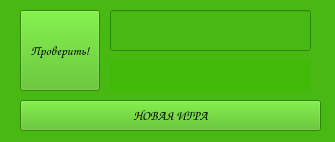
<?xml version="1.0" encoding="UTF-8"?>
<ui version="4.0">
 <class>MainWindow</class>
 <widget class="QMainWindow" name="MainWindow">
  <property name="geometry">
   <rect>
    <x>0</x>
    <y>0</y>
    <width>335</width>
    <height>142</height>
   </rect>
  </property>
  <property name="windowTitle">
   <string>Угадай число!</string>
  </property>
  <property name="styleSheet">
   <string notr="true">background-color: rgb(71, 185, 18);</string>
  </property>
  <widget class="QWidget" name="centralWidget">
   <widget class="QPushButton" name="quessButton">
    <property name="geometry">
     <rect>
      <x>20</x>
      <y>10</y>
      <width>80</width>
      <height>81</height>
     </rect>
    </property>
    <property name="font">
     <font>
      <family>Comic Sans MS</family>
      <pointsize>10</pointsize>
     </font>
    </property>
    <property name="text">
     <string>Проверить!</string>
    </property>
   </widget>
   <widget class="QPushButton" name="newGameButton">
    <property name="geometry">
     <rect>
      <x>20</x>
      <y>100</y>
      <width>301</width>
      <height>31</height>
     </rect>
    </property>
    <property name="font">
     <font>
      <family>Comic Sans MS</family>
      <pointsize>10</pointsize>
     </font>
    </property>
    <property name="text">
     <string>НОВАЯ ИГРА</string>
    </property>
   </widget>
   <widget class="QLineEdit" name="lineEdit">
    <property name="geometry">
     <rect>
      <x>110</x>
      <y>10</y>
      <width>201</width>
      <height>41</height>
     </rect>
    </property>
    <property name="font">
     <font>
      <family>Comic Sans MS</family>
      <pointsize>16</pointsize>
     </font>
    </property>
   </widget>
   <widget class="QLabel" name="resultLabel">
    <property name="geometry">
     <rect>
      <x>110</x>
      <y>60</y>
      <width>201</width>
      <height>31</height>
     </rect>
    </property>
    <property name="font">
     <font>
      <family>Comic Sans MS</family>
      <pointsize>9</pointsize>
      <italic>true</italic>
     </font>
    </property>
    <property name="styleSheet">
     <string notr="true">color: rgb(0, 0, 0);
background-color: rgb(66, 185, 7);</string>
    </property>
    <property name="text">
     <string/>
    </property>
   </widget>
  </widget>
  <action name="new_action">
   <property name="text">
    <string>Новое действие!</string>
   </property>
   <property name="toolTip">
    <string>&lt;html&gt;&lt;head/&gt;&lt;body&gt;&lt;p&gt;Это new_action!&lt;/p&gt;&lt;/body&gt;&lt;/html&gt;</string>
   </property>
   <property name="shortcut">
    <string>Ctrl+F</string>
   </property>
  </action>
 </widget>
 <layoutdefault spacing="6" margin="11"/>
 <resources/>
 <connections/>
</ui>
